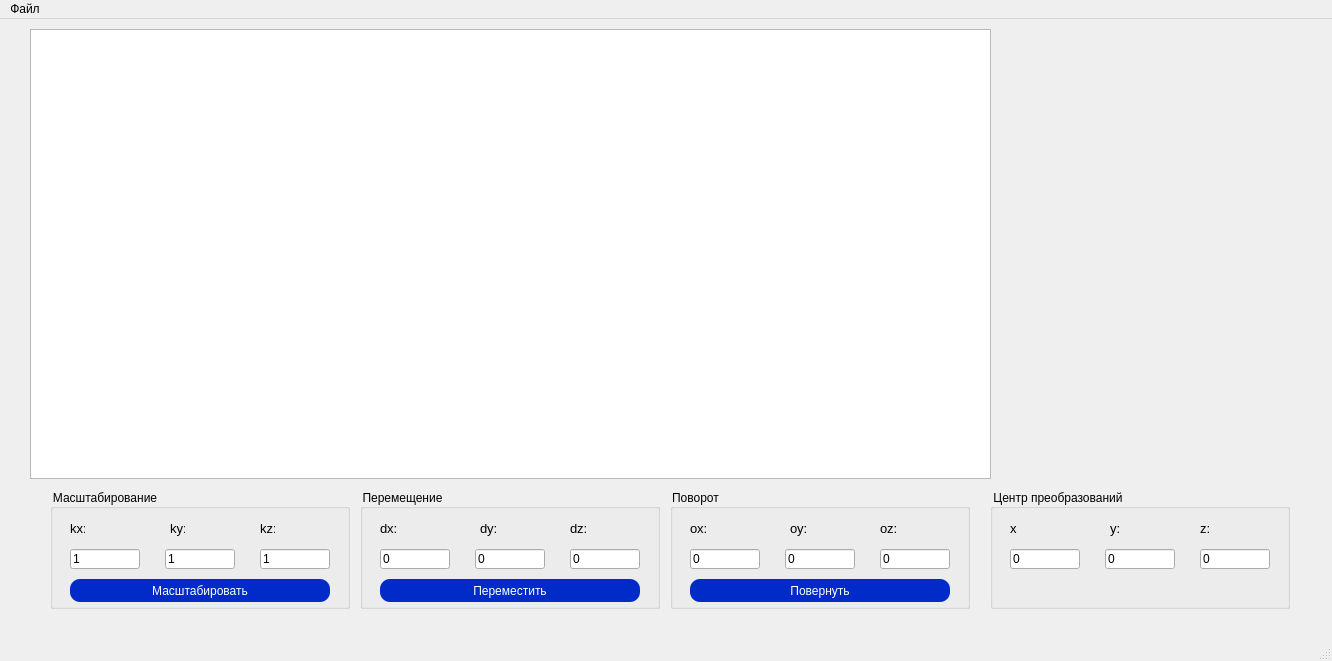
<?xml version="1.0" encoding="UTF-8"?>
<ui version="4.0">
 <class>MainWindow</class>
 <widget class="QMainWindow" name="MainWindow">
  <property name="geometry">
   <rect>
    <x>0</x>
    <y>0</y>
    <width>1332</width>
    <height>661</height>
   </rect>
  </property>
  <property name="windowTitle">
   <string>3d Viewer</string>
  </property>
  <property name="autoFillBackground">
   <bool>false</bool>
  </property>
  <property name="styleSheet">
   <string>color:black;</string>
  </property>
  <widget class="QWidget" name="centralWidget">
   <widget class="QGraphicsView" name="graphicsView">
    <property name="geometry">
     <rect>
      <x>30</x>
      <y>10</y>
      <width>961</width>
      <height>450</height>
     </rect>
    </property>
    <property name="styleSheet">
     <string notr="true">QScrollBar::handle:vertical {	
	background-color: rgb(80, 80, 122);
	min-height: 30px;
	border-radius: 7px;
}

background: white;</string>
    </property>
    <property name="verticalScrollBarPolicy">
     <enum>Qt::ScrollBarAsNeeded</enum>
    </property>
   </widget>
   <widget class="QGroupBox" name="group_Move">
    <property name="geometry">
     <rect>
      <x>360</x>
      <y>470</y>
      <width>300</width>
      <height>120</height>
     </rect>
    </property>
    <property name="styleSheet">
     <string notr="true">color: black</string>
    </property>
    <property name="title">
     <string>Перемещение</string>
    </property>
    <widget class="QLineEdit" name="lineEdit_MoveX">
     <property name="geometry">
      <rect>
       <x>20</x>
       <y>60</y>
       <width>70</width>
       <height>20</height>
      </rect>
     </property>
     <property name="styleSheet">
      <string notr="true">color: black</string>
     </property>
     <property name="text">
      <string>0</string>
     </property>
    </widget>
    <widget class="QLineEdit" name="lineEdit_MoveY">
     <property name="geometry">
      <rect>
       <x>115</x>
       <y>60</y>
       <width>70</width>
       <height>20</height>
      </rect>
     </property>
     <property name="styleSheet">
      <string notr="true">color: black</string>
     </property>
     <property name="text">
      <string>0</string>
     </property>
    </widget>
    <widget class="QLineEdit" name="lineEdit_MoveZ">
     <property name="geometry">
      <rect>
       <x>210</x>
       <y>60</y>
       <width>70</width>
       <height>20</height>
      </rect>
     </property>
     <property name="styleSheet">
      <string notr="true">color: black</string>
     </property>
     <property name="text">
      <string>0</string>
     </property>
    </widget>
    <widget class="QPushButton" name="button_Move">
     <property name="geometry">
      <rect>
       <x>20</x>
       <y>90</y>
       <width>260</width>
       <height>23</height>
      </rect>
     </property>
     <property name="styleSheet">
      <string notr="true">color: white; background-color:  rgb(0, 43, 200);  border-radius: 10px</string>
     </property>
     <property name="text">
      <string>Переместить</string>
     </property>
    </widget>
    <widget class="QLabel" name="label_MoveX">
     <property name="geometry">
      <rect>
       <x>20</x>
       <y>30</y>
       <width>17</width>
       <height>18</height>
      </rect>
     </property>
     <property name="font">
      <font>
       <pointsize>10</pointsize>
      </font>
     </property>
     <property name="text">
      <string>dx:</string>
     </property>
    </widget>
    <widget class="QLabel" name="label_MoveY">
     <property name="geometry">
      <rect>
       <x>120</x>
       <y>30</y>
       <width>17</width>
       <height>18</height>
      </rect>
     </property>
     <property name="font">
      <font>
       <pointsize>10</pointsize>
      </font>
     </property>
     <property name="text">
      <string>dy:</string>
     </property>
    </widget>
    <widget class="QLabel" name="label_MoveZ">
     <property name="geometry">
      <rect>
       <x>210</x>
       <y>30</y>
       <width>17</width>
       <height>18</height>
      </rect>
     </property>
     <property name="font">
      <font>
       <pointsize>10</pointsize>
      </font>
     </property>
     <property name="text">
      <string>dz:</string>
     </property>
    </widget>
   </widget>
   <widget class="QGroupBox" name="group_Move_2">
    <property name="geometry">
     <rect>
      <x>50</x>
      <y>470</y>
      <width>300</width>
      <height>120</height>
     </rect>
    </property>
    <property name="styleSheet">
     <string notr="true">color: black</string>
    </property>
    <property name="title">
     <string>Масштабирование</string>
    </property>
    <widget class="QLineEdit" name="lineEdit_ScaleX">
     <property name="geometry">
      <rect>
       <x>20</x>
       <y>60</y>
       <width>70</width>
       <height>20</height>
      </rect>
     </property>
     <property name="styleSheet">
      <string notr="true">color: black;</string>
     </property>
     <property name="text">
      <string>1</string>
     </property>
    </widget>
    <widget class="QLineEdit" name="lineEdit_ScaleY">
     <property name="geometry">
      <rect>
       <x>115</x>
       <y>60</y>
       <width>70</width>
       <height>20</height>
      </rect>
     </property>
     <property name="styleSheet">
      <string notr="true">color: black</string>
     </property>
     <property name="text">
      <string>1</string>
     </property>
    </widget>
    <widget class="QLineEdit" name="lineEdit_ScaleZ">
     <property name="geometry">
      <rect>
       <x>210</x>
       <y>60</y>
       <width>70</width>
       <height>20</height>
      </rect>
     </property>
     <property name="styleSheet">
      <string notr="true">color: black</string>
     </property>
     <property name="text">
      <string>1</string>
     </property>
    </widget>
    <widget class="QPushButton" name="button_Scale">
     <property name="geometry">
      <rect>
       <x>20</x>
       <y>90</y>
       <width>260</width>
       <height>23</height>
      </rect>
     </property>
     <property name="styleSheet">
      <string notr="true">color: white; background-color:  rgb(0, 43, 200);  border-radius: 10px</string>
     </property>
     <property name="text">
      <string>Масштабировать</string>
     </property>
    </widget>
    <widget class="QLabel" name="label_ScaleX">
     <property name="geometry">
      <rect>
       <x>20</x>
       <y>30</y>
       <width>15</width>
       <height>18</height>
      </rect>
     </property>
     <property name="font">
      <font>
       <pointsize>10</pointsize>
      </font>
     </property>
     <property name="text">
      <string>kx:</string>
     </property>
    </widget>
    <widget class="QLabel" name="label_ScaleY">
     <property name="geometry">
      <rect>
       <x>120</x>
       <y>30</y>
       <width>15</width>
       <height>18</height>
      </rect>
     </property>
     <property name="font">
      <font>
       <pointsize>10</pointsize>
      </font>
     </property>
     <property name="text">
      <string>ky:</string>
     </property>
    </widget>
    <widget class="QLabel" name="label_ScaleZ">
     <property name="geometry">
      <rect>
       <x>210</x>
       <y>30</y>
       <width>15</width>
       <height>18</height>
      </rect>
     </property>
     <property name="font">
      <font>
       <pointsize>10</pointsize>
      </font>
     </property>
     <property name="text">
      <string>kz:</string>
     </property>
    </widget>
   </widget>
   <widget class="QGroupBox" name="group_Move_3">
    <property name="geometry">
     <rect>
      <x>670</x>
      <y>470</y>
      <width>300</width>
      <height>120</height>
     </rect>
    </property>
    <property name="autoFillBackground">
     <bool>false</bool>
    </property>
    <property name="styleSheet">
     <string notr="true">color: black</string>
    </property>
    <property name="title">
     <string>Поворот</string>
    </property>
    <property name="flat">
     <bool>false</bool>
    </property>
    <widget class="QLineEdit" name="lineEdit_TurnX">
     <property name="geometry">
      <rect>
       <x>20</x>
       <y>60</y>
       <width>70</width>
       <height>20</height>
      </rect>
     </property>
     <property name="styleSheet">
      <string notr="true">color: black</string>
     </property>
     <property name="text">
      <string>0</string>
     </property>
    </widget>
    <widget class="QLineEdit" name="lineEdit_TurnY">
     <property name="geometry">
      <rect>
       <x>115</x>
       <y>60</y>
       <width>70</width>
       <height>20</height>
      </rect>
     </property>
     <property name="styleSheet">
      <string notr="true">color: black</string>
     </property>
     <property name="text">
      <string>0</string>
     </property>
    </widget>
    <widget class="QLineEdit" name="lineEdit_TurnZ">
     <property name="geometry">
      <rect>
       <x>210</x>
       <y>60</y>
       <width>70</width>
       <height>20</height>
      </rect>
     </property>
     <property name="autoFillBackground">
      <bool>false</bool>
     </property>
     <property name="styleSheet">
      <string notr="true">color: black</string>
     </property>
     <property name="text">
      <string>0</string>
     </property>
     <property name="frame">
      <bool>true</bool>
     </property>
     <property name="echoMode">
      <enum>QLineEdit::Normal</enum>
     </property>
     <property name="dragEnabled">
      <bool>false</bool>
     </property>
    </widget>
    <widget class="QPushButton" name="button_Turn">
     <property name="geometry">
      <rect>
       <x>20</x>
       <y>90</y>
       <width>260</width>
       <height>23</height>
      </rect>
     </property>
     <property name="styleSheet">
      <string notr="true">color: white; background-color:  rgb(0, 43, 200);  border-radius: 10px</string>
     </property>
     <property name="text">
      <string>Повернуть</string>
     </property>
    </widget>
    <widget class="QLabel" name="label_TurnX">
     <property name="geometry">
      <rect>
       <x>20</x>
       <y>30</y>
       <width>17</width>
       <height>18</height>
      </rect>
     </property>
     <property name="font">
      <font>
       <pointsize>10</pointsize>
      </font>
     </property>
     <property name="styleSheet">
      <string notr="true"/>
     </property>
     <property name="text">
      <string>ox:</string>
     </property>
    </widget>
    <widget class="QLabel" name="label_TurnY">
     <property name="geometry">
      <rect>
       <x>120</x>
       <y>30</y>
       <width>17</width>
       <height>18</height>
      </rect>
     </property>
     <property name="font">
      <font>
       <pointsize>10</pointsize>
      </font>
     </property>
     <property name="text">
      <string>oy:</string>
     </property>
    </widget>
    <widget class="QLabel" name="label_TurnZ">
     <property name="geometry">
      <rect>
       <x>210</x>
       <y>30</y>
       <width>17</width>
       <height>18</height>
      </rect>
     </property>
     <property name="font">
      <font>
       <pointsize>10</pointsize>
      </font>
     </property>
     <property name="text">
      <string>oz:</string>
     </property>
    </widget>
   </widget>
   <widget class="QGroupBox" name="group_Move_4">
    <property name="geometry">
     <rect>
      <x>990</x>
      <y>470</y>
      <width>300</width>
      <height>120</height>
     </rect>
    </property>
    <property name="autoFillBackground">
     <bool>false</bool>
    </property>
    <property name="styleSheet">
     <string notr="true">color: black</string>
    </property>
    <property name="title">
     <string>Центр преобразований</string>
    </property>
    <property name="flat">
     <bool>false</bool>
    </property>
    <widget class="QLineEdit" name="lineEdit_centerX">
     <property name="geometry">
      <rect>
       <x>20</x>
       <y>60</y>
       <width>70</width>
       <height>20</height>
      </rect>
     </property>
     <property name="styleSheet">
      <string notr="true">color: black</string>
     </property>
     <property name="text">
      <string>0</string>
     </property>
    </widget>
    <widget class="QLineEdit" name="lineEdit_centerY">
     <property name="geometry">
      <rect>
       <x>115</x>
       <y>60</y>
       <width>70</width>
       <height>20</height>
      </rect>
     </property>
     <property name="styleSheet">
      <string notr="true">color: black</string>
     </property>
     <property name="text">
      <string>0</string>
     </property>
    </widget>
    <widget class="QLineEdit" name="lineEdit_centerZ">
     <property name="geometry">
      <rect>
       <x>210</x>
       <y>60</y>
       <width>70</width>
       <height>20</height>
      </rect>
     </property>
     <property name="autoFillBackground">
      <bool>false</bool>
     </property>
     <property name="styleSheet">
      <string notr="true">color: black</string>
     </property>
     <property name="text">
      <string>0</string>
     </property>
     <property name="frame">
      <bool>true</bool>
     </property>
     <property name="echoMode">
      <enum>QLineEdit::Normal</enum>
     </property>
     <property name="dragEnabled">
      <bool>false</bool>
     </property>
    </widget>
    <widget class="QLabel" name="label_TurnX_2">
     <property name="geometry">
      <rect>
       <x>20</x>
       <y>30</y>
       <width>17</width>
       <height>18</height>
      </rect>
     </property>
     <property name="font">
      <font>
       <pointsize>10</pointsize>
      </font>
     </property>
     <property name="styleSheet">
      <string notr="true"/>
     </property>
     <property name="text">
      <string>x</string>
     </property>
    </widget>
    <widget class="QLabel" name="label_TurnY_2">
     <property name="geometry">
      <rect>
       <x>120</x>
       <y>30</y>
       <width>17</width>
       <height>18</height>
      </rect>
     </property>
     <property name="font">
      <font>
       <pointsize>10</pointsize>
      </font>
     </property>
     <property name="text">
      <string>y:</string>
     </property>
    </widget>
    <widget class="QLabel" name="label_TurnZ_2">
     <property name="geometry">
      <rect>
       <x>210</x>
       <y>30</y>
       <width>17</width>
       <height>18</height>
      </rect>
     </property>
     <property name="font">
      <font>
       <pointsize>10</pointsize>
      </font>
     </property>
     <property name="text">
      <string>z:</string>
     </property>
    </widget>
   </widget>
  </widget>
  <widget class="QMenuBar" name="menuBar">
   <property name="geometry">
    <rect>
     <x>0</x>
     <y>0</y>
     <width>1332</width>
     <height>22</height>
    </rect>
   </property>
   <widget class="QMenu" name="menuOOP_Lab1_Obergan">
    <property name="title">
     <string>Файл</string>
    </property>
    <addaction name="separator"/>
    <addaction name="actionOpen"/>
   </widget>
   <addaction name="menuOOP_Lab1_Obergan"/>
  </widget>
  <widget class="QStatusBar" name="statusBar"/>
  <action name="actionOpen">
   <property name="text">
    <string>Открыть</string>
   </property>
   <property name="shortcut">
    <string>Ctrl+O</string>
   </property>
  </action>
 </widget>
 <layoutdefault spacing="6" margin="11"/>
 <resources/>
 <connections/>
</ui>
